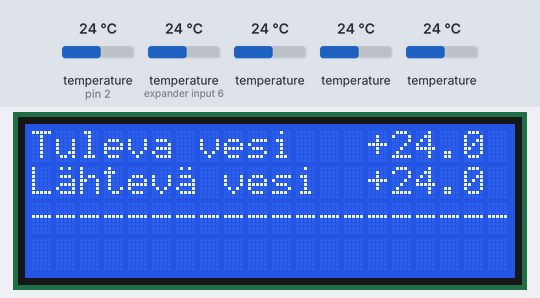
Recording of a sketch running on a simulated Arduino Uno, built with avr-gcc and run on an emulated ATmega328P. On the bench: 20×4 character LCD. Inputs (shaded band) come from the test bench; at power-on: temperature (sensors on pin 2, expander input 6) 24 °C, temperature 24 °C.

Above: at 1.5 s.
1.6 s: temperature (sensor on pin 2) set to 12 °C
At 7.4 s:
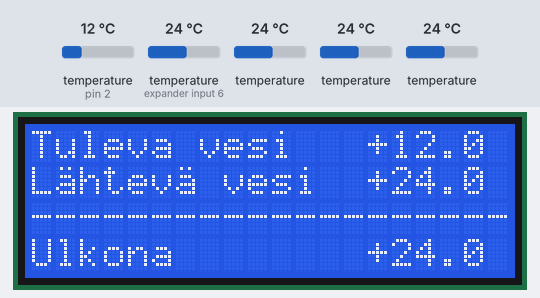
7.7 s: temperature (sensor on expander input 6) set to 12 °C
At 12.5 s:
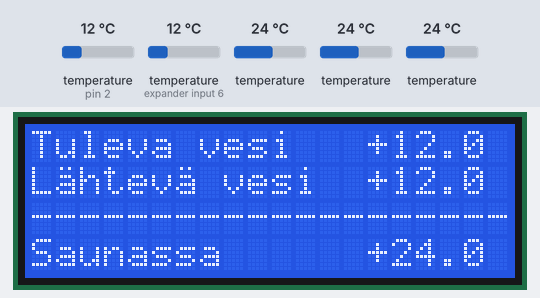
13.8 s: temperature (sensor 202) set to 12 °C
At 17.2 s:
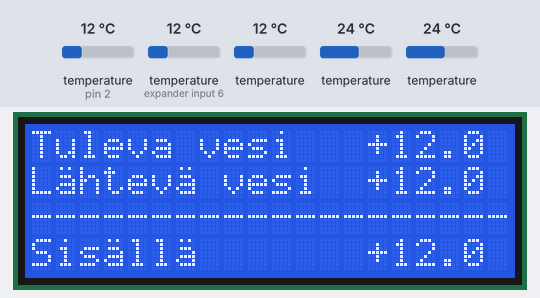
19.9 s: temperature (sensor 302) set to 12 °C
At 25.81 s:
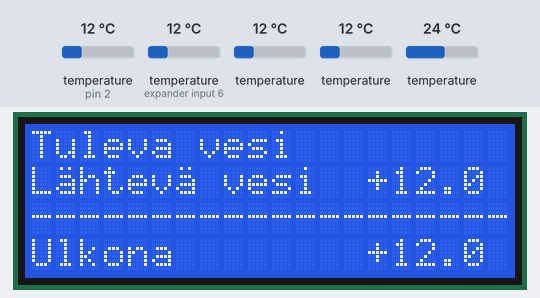
26.0 s: temperature (sensor 402) set to 12 °C
At 30.81 s:
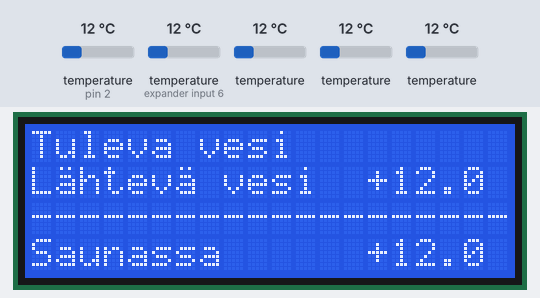
32.1 s: temperature (sensor on pin 2) set to 19 °C
At 35.97 s:
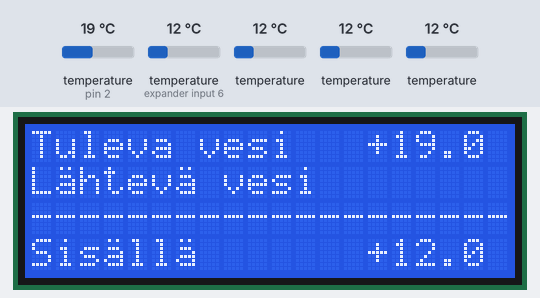
Timing chart, 0 to 37.5 s (numbered marks = the images above; inputs shaded):
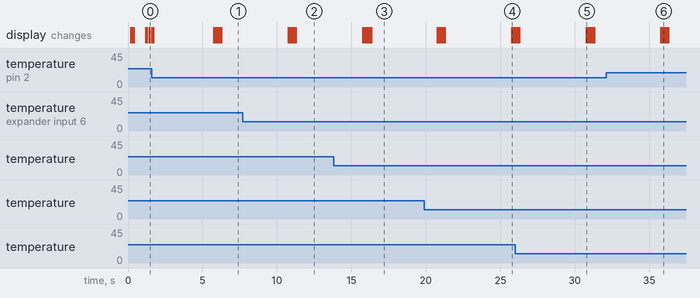

The sketch:

DS18B20SensorsAndI2CLCD.ino
```cpp
// --- Tuodaan kirjastot projektiin
#include <OneWire.h>                  // OneWire-kirjasto lämpötila-antureiden datan lukemiseksi varten
#include <DallasTemperature.h>        // Rutiinit lämpötila-antureiden datan käsittelyä varten
#include <Wire.h>                     // i2c-kirjasto näytön ohjaamiseksi
#include <LCD.h>                      // Näytön kirjasto. Ei tarvita suoraan, mutta pakko olla LiquidCrystal_i2c -kirjastoa varten
#include <LiquidCrystal_I2C.h>        // F Malpartida's NewLiquidCrystal library
#include <Time.h>                     // Apukirjasto viiveiden käsittelemiseksi

#define ONE_WIRE_BUS 2                // Lämpötila-antureiden johto on kytketty Arduinon dataportin nastaan 2
#define TEMPERATURE_PRECISION 12      // Lämpötila-anturin luennan tarkkuus

OneWire oneWire(ONE_WIRE_BUS);        // Määritellään OneWire laitteiden "portti"
DallasTemperature sensors(&oneWire);  // Pass our oneWire reference to Dallas Temperature.

#define I2C_ADDR    0x20              // Määritellään näytönohjaimen I2C-osoite
// --- Näytön nastat I2C-kortilla
#define BACKLIGHT_PIN  7              // Taustavalon nasta
#define En_pin  4                     // Enable/disable -nasta
#define Rw_pin  5                     // Read/Write -nasta
#define Rs_pin  6                     // Rekisterin valintanasta
#define D4_pin  0                     // Data 4:n nasta
#define D5_pin  1                     // Data 5:n nasta
#define D6_pin  2                     // Data 6: nasta
#define D7_pin  3                     // Data 8:n nasta

LiquidCrystal_I2C  lcd(I2C_ADDR,En_pin,Rw_pin,Rs_pin,D4_pin,D5_pin,D6_pin,D7_pin);  // Määritellään instanssi näyttöä varten. Jatkossa näyttöä ohjataan lcd-olion kautta

char c = 225;                         // Näytölle tulsotettava "ä" -merkki

DeviceAddress waterInTemp;            // Sisääntulevan veden lämpötila-anturin osoite
DeviceAddress waterOutTemp;           // Lähtevän veden lämpötila-anturin osoite
DeviceAddress inTemp;                 // Sisälämpötila-anturin osoite
DeviceAddress outTemp;                // Ulkolämpötila-anturin osoite
DeviceAddress saunaTemp;              // Saunan lämpötila-anturin osoite

int showDisplayNum=0;                 // Apumuuttuja lämpötilan näyttämiseksi: 0=Sisä, 1=Ulko, 2=Sauna

// ------------------------------------- ASETUKSET / INITIALISOINTI
void setup()
{
  lcd.begin(20, 4);                   // Alustetaan näytön tila
  lcd.setCursor(0,0);                 // Asetetaan kursori riville 0 sarakkeeseen 0
  sensors.begin();                    // Aloitetaan sensorien käyttö

  // ----------------------------------- Haetaan lämpötila-anturien osoitteen. Jatkossa näitä osoitteita käytetään datan lukemiseksi. HUOM! Kommenteissa on oikeat osoitteet!
  sensors.getAddress(waterInTemp, 0); //{ 0x28, 0xBA, 0x46, 0xD0, 0x4, 0x0, 0x0, 0x3C };
  sensors.getAddress(waterOutTemp, 1); //{ 0x28, 0xDE, 0x17, 0xD1, 0x4, 0x0, 0x0, 0xF4 };
  sensors.getAddress(inTemp, 2); //{ 0x28, 0x69, 0xE9, 0xD0, 0x4, 0x0, 0x0, 0xFD };
  sensors.getAddress(outTemp, 3); //{ 0x28, 0xF9, 0x10, 0xD0, 0x4, 0x0, 0x0, 0x19 };
  sensors.getAddress(saunaTemp, 4); //{ 0x28, 0x57, 0x2B, 0xD0, 0x4, 0x0, 0x0, 0xA2 };

  // ----------------------------------- Asetetaan lämpötilan lukutarkkuudet kullekin anturille
  sensors.setResolution(waterInTemp, TEMPERATURE_PRECISION);
  sensors.setResolution(waterOutTemp, TEMPERATURE_PRECISION);
  sensors.setResolution(inTemp, TEMPERATURE_PRECISION);
  sensors.setResolution(outTemp, TEMPERATURE_PRECISION);
  sensors.setResolution(saunaTemp, TEMPERATURE_PRECISION);

  lcd.setCursor(0,0);                 // Kursori 1. riville 1. sarakkeeseen
  delay(20);
  lcd.print("Tuleva vesi");           // Tulostetaan vakioteksti riville 1
  delay(20);
  lcd.setCursor(0,1);                 // Kursori 2. riville 1. sarakkeeseen
  delay(20);
  lcd.print("L");                     // Tulostetaan "Lähtevä vesi" (vakioteksti)
  delay(20);
  lcd.print(c);
  delay(20);
  lcd.print("htev");
  delay(20);
  lcd.print(c);
  delay(20);
  lcd.print(" vesi");
  delay(20);
  lcd.setCursor(0,2);                 // Kursori riville 3
  delay(20);
  lcd.print("--------------------");  // Tulostetaan vakioteksti
  delay(20);
}

// Funktio lämpötilan tulostamiseksi. Parametrit:
// deviceAddress = anturin osoite
// cpos = kursorin kohta
// row = rivi, jolle tulostetaan (0-based)
void printTemperature(DeviceAddress deviceAddress, int cpos, int row)
{
  float tempC = sensors.getTempC(deviceAddress);  // Haetaan lämpötila
  int wholes;                         // Muuttuja kokonaisia varten lämpötilasta
  if (tempC >= 0.0)                   // Jos lämpötila on vähintään 0
  {
    wholes = floor(tempC);            //   pyöristetään alaspäin
  }
  else                                // Jos lämpötila on alle nollan
  {
    wholes = ceil(tempC);             //   Pyöristetään alaspäin
  }

  int frac;                           // Määritellään muuttuja kymmenesosa-asteille
  frac = (tempC - wholes)*10;         // Poimitaan 1/10-osat lämpötilasta
  if(abs(wholes)<10)                  // Jos lämpötilan absoluuttinen arvo on alle 10 (-9.9 ... 9.9)
  {
    lcd.setCursor(cpos+1,row);        // Siirretään tulostuskohtaa yhtä edemmäs, jotta lämpötilat loppuisivat samaan kohtaan
  }
  else if(abs(wholes)>=100)           // Jos lämpötila on yli 100
  {
    lcd.setCursor(cpos-1,row);        // Siirretään tulostuskohtaa yhtä pykälää vasemmalle, jotta lämpötilat loppuisivat samaan kohtaan
  }
  else                                // Jos lämpötila on vlillä 10...99
  {
    lcd.setCursor(cpos,row);          // Asetetaan kursori siihen kohtaan, mihin se on käsketty laittaa parametreissa
  }

  delay(20);
  if (tempC > 0.0)                    // Jos lämpötila on yli nollan
  {
    lcd.print("+");                   // Tulostetaan etumerkki "+". HUOM! "-" -merkki tulee automaattisesti
  }
  delay(20);
  lcd.print(wholes);                  // Tulosta kokonaiset asteet
  delay(20);
  lcd.print(".");                     // Tulosta piste
  delay(20);
  lcd.print(frac);                    // Tulosta kymmenesosat
  delay(20);
}

// ------------------------------------- Varsinainen ohjelmakoodi
void loop()
{
  sensors.requestTemperatures();      // Lue lämpötilat

  lcd.setCursor(14,0);                // Aseta kursori riville 1, merkkiin 15
  lcd.print("     ");                 // Tyhjennä tulostusalue
  delay(20);
  printTemperature(waterInTemp,14,0);    // Tulosta tulevan veden lämpötila
  delay(20);

  lcd.setCursor(14,1);                // Aseta kursori riville 2 merkkiin 15
  lcd.print("     ");                 // Tyhjennä tulostusalue
  delay(20);
  printTemperature(waterOutTemp, 14,1);  // Tulosta lähtevän veden lämpötila
  delay(20);

  clearRow(3);                        // Tyhjennä rivi 4
  delay(20);
  lcd.setCursor(0,3);                 // Aseta kursori rivin 4 alkuun
  delay(20);
  if(showDisplayNum==0)               // Jos tulostettava näyttö on 0
  {                                   // Tulosta sisälämpötila
    lcd.print("Sis");
    delay(20);
    lcd.print(c);
    delay(20);
    lcd.print("ll");
    delay(20);
    lcd.print(c);
    delay(20);
    printTemperature(inTemp,14,3);
    delay(20);
  }
  else if(showDisplayNum==1)         // Jos tulostettava näyttö on 1
  {                                  // Tulosta ulkolämpötila
    lcd.print("Ulkona");
    delay(20);
    printTemperature(outTemp,14,3);
    delay(20);
  }
  else if(showDisplayNum==2)         // Jos tulostettava näyttö on 2
  {                                  // Tulosta saunan lämpötila
    lcd.print("Saunassa");
    delay(20);
    printTemperature(saunaTemp,14,3);
    delay(20);
  }

  delay(1000);                       // Odota sekunti

  while(second() % 5!=0)             // Odota kunnes kuluvan sekunnin jakojäännös on 0 (joka 5. sekunti vaihdetaan näyttöä -> aloitetaan varsinainen ohjelmakoodi alusta
  {
  }

  showDisplayNum++;                  // Kasvata tulostettavan näytön laskuria
  if(showDisplayNum>2) showDisplayNum = 0;  // Jos näyttö on suurempi kuin 2, aseta tulostettavaksi näytöksi 0 (aloita looppi alusta)
}

// Funktio rivin tyhjentämiseksi
// Parametrina ryhjennettävä rivi. (0-based)
void clearRow(int row)
{
  lcd.setCursor(0,row);                // Aseta kursori näytölle
  lcd.print("                    ");   // Tulosta "tyhjää"
  lcd.setCursor(0, row);               // Aseta kursori jälleen rivin alkuun
}
```
